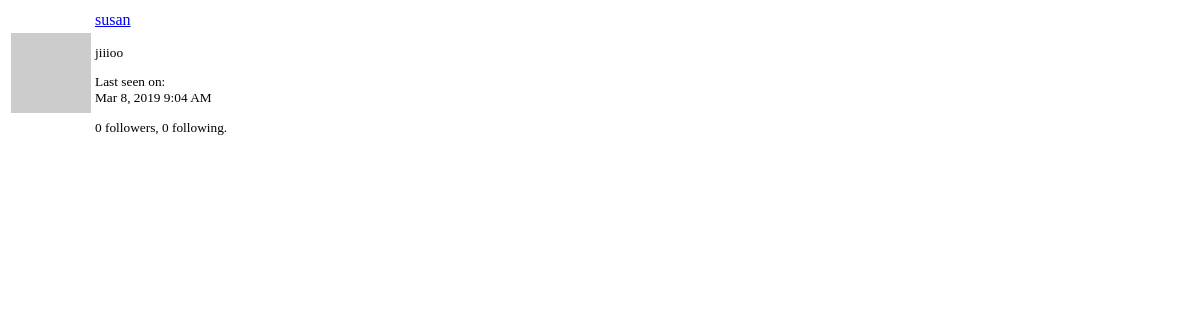
The app's page /user/susan/popup (signed in), older data.
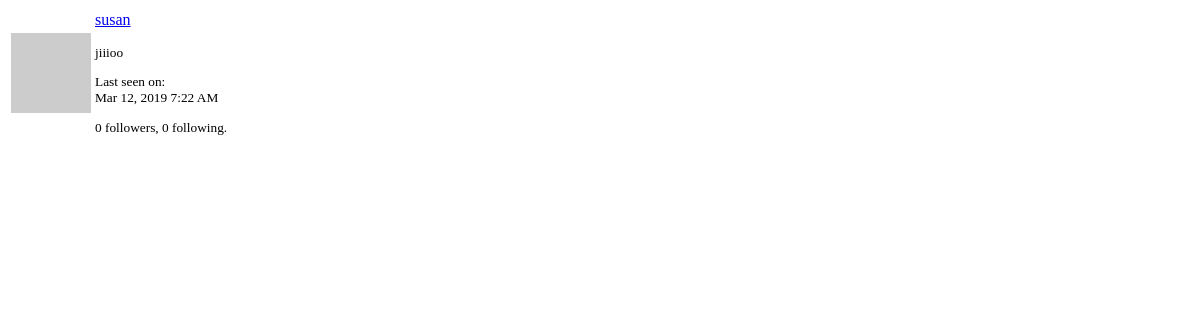
The same page, newer data.
### app/models.py (models this page shows, shortened)
class User(UserMixin, db.Model):
    id = db.Column(db.Integer, primary_key=True)
    username = db.Column(db.String(64), index=True, unique=True)
    email = db.Column(db.String(120), index=True, unique=True)
    password_hash = db.Column(db.String(128))
    posts = db.relationship('Post', backref='author', lazy='dynamic')
    about_me = db.Column(db.String(140))
    last_seen = db.Column(db.DateTime, default=datetime.utcnow())
    followed = db.relationship(
        'User',
        secondary=followers,
        primaryjoin=(followers.c.follower_id == id),
        secondaryjoin=(followers.c.followed_id == id),
        backref=db.backref('followers', lazy='dynamic'),
        lazy='dynamic'
    )
    def avatar(self, size):
        digest = md5(self.email.lower().encode('utf-8')).hexdigest()
        return 'https://www.gravatar.com/avatar/{}?d=identicon&s={}'.format(digest, size)

### app/main/routes.py (the view)
@bp.route('/user/<username>/popup')
@login_required
def user_popup(username):
    user = User.query.filter_by(username=username).first_or_404()
    return render_template('user_popup.html', user=user)

### app/main/routes.py (called while the page is built)
@bp.before_request
def before_request():
    if current_user.is_authenticated:
        current_user.last_seen = datetime.utcnow()
        db.session.commit()
        g.search_form = SearchForm()
    g.locale = str(get_locale())
    if g.locale == 'zh':
        g.locale = 'zh-cn'

### app/models.py (called while the page is built)
@login.user_loader
def load_user(id):
    return User.query.get(int(id))

    @classmethod
    def before_commit(cls, session):
        session._changes = {
            'add': list(session.new),
            'update': list(session.dirty),
            'delete': list(session.deleted)
        }

    @classmethod
    def after_commit(cls, session):
        for obj in session._changes['add']:
            if isinstance(obj, SearchableMixin):
                add_to_index(obj.__tablename__, obj)
        for obj in session._changes['update']:
            if isinstance(obj, SearchableMixin):
                add_to_index(obj.__tablename__, obj)
        for obj in session._changes['delete']:
            if isinstance(obj, SearchableMixin):
                remove_from_index(obj.__tablename__, obj)
        session._changes = None

### app/templates/user_popup.html (shortened to what this page needs)
<table class="table">
    <tr>
        <td width="64" style="border: 0px;">
            <img src="{{ user.avatar(64) }}" alt="">
        </td>
        <td style="border: 0px;">
            <p>
                <a href="{{ url_for('main.user',username=user.username) }}">
                    {{ user.username }}
                </a>
            </p>
            <small>
                {% if user.about_me %}
                    <p>{{ user.about_me }}</p>
                {% endif %}
                {% if user.last_seen %}
                    <p>
                        {{ _('Last seen on: ') }}<br>
                        {{ moment(user.last_seen).format('lll') }}
                    </p>
                {% endif %}
                <p>
                    {{ _('%(count)d followers, ', count=user.followers.count()) }}{{ _('%(count)d following.', count=user.followed.count()) }}
                </p>
            </small>
        </td>
    </tr>
</table>

Row changes from the older to the newer data that the page shows:
changed User "susan": last_seen "Mar 8, 2019 9:04 AM" → "Mar 12, 2019 7:22 AM"
